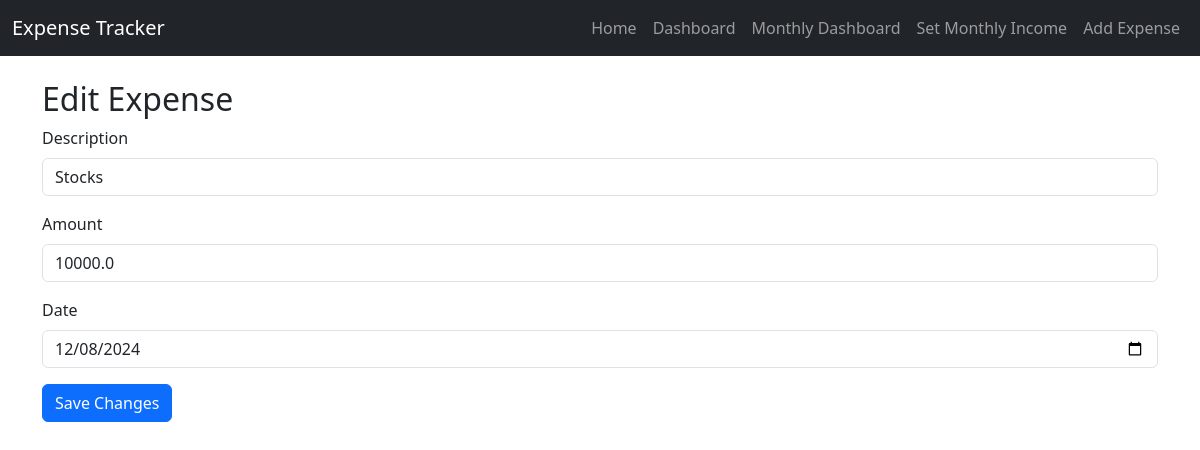
Page /edit/4 on the earlier database version.
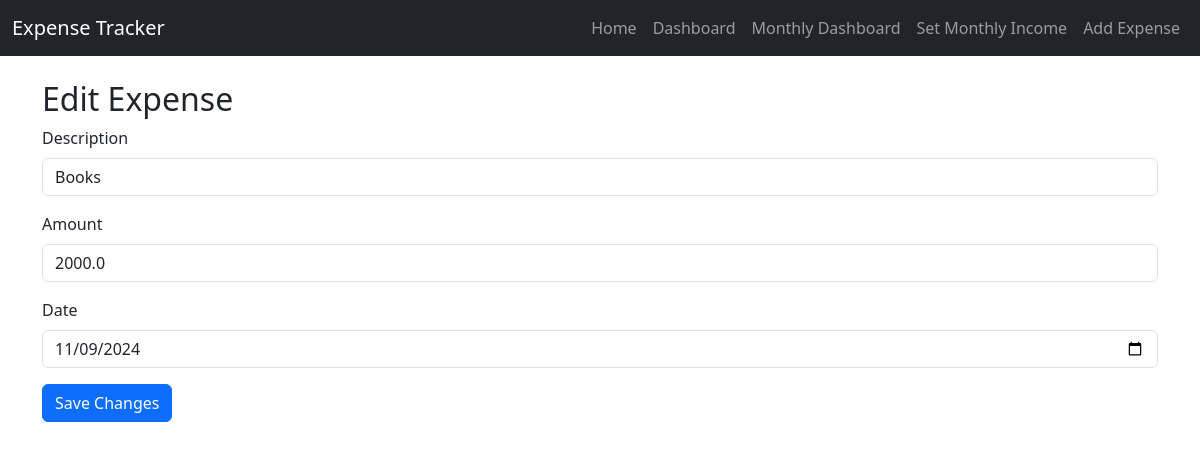
Same page on the later database version.
### application/models.py (models this page shows, shortened)
class IncomeExpenses(db.Model):
    id = db.Column(db.Integer, primary_key=True)
    description = db.Column(db.String(100), nullable=False)
    amount = db.Column(db.Float, nullable=False)
    date = db.Column(db.Date, default=datetime.utcnow)

### application/routes.py (the view, shortened to what this page needs)
@app.route('/edit/<int:id>', methods=['GET', 'POST'])
def edit_expense(id):
    expense = IncomeExpenses.query.get_or_404(id)
    return render_template('edit_expense.html', expense=expense)

### application/templates/edit_expense.html
{% extends 'layout.html' %}
{% block content %}
    <h2>Edit Expense</h2>
    <form method="POST">
        <div class="mb-3">
            <label for="description" class="form-label">Description</label>
            <input type="text" class="form-control" id="description" name="description" value="{{ expense.description }}" required>
        </div>
        <div class="mb-3">
            <label for="amount" class="form-label">Amount</label>
            <input type="number" class="form-control" id="amount" name="amount" value="{{ expense.amount }}" step="0.01" required>
        </div>
        <div class="mb-3">
            <label for="date" class="form-label">Date</label>
            <input type="date" class="form-control" id="date" name="date" value="{{ expense.date }}" required>
        </div>
        <button type="submit" class="btn btn-primary">Save Changes</button>
    </form>
{% endblock %}

### application/templates/layout.html (shortened to what this page needs)
<!DOCTYPE html>
<html lang="en">
<head>
    <link rel="stylesheet" href="https://cdn.jsdelivr.net/npm/bootstrap@5.3.0-alpha1/dist/css/bootstrap.min.css">
</head>
<body>
    <nav class="navbar navbar-expand-lg navbar-dark bg-dark">
        <div class="container-fluid">
            <a class="navbar-brand" href="/">Expense Tracker</a>
            <div class="collapse navbar-collapse" id="navbarNav">
                <ul class="navbar-nav ms-auto">
                    <li class="nav-item">
                        <a class="nav-link" href="/">Home</a>
                    </li>
                    <li class="nav-item">
                        <a class="nav-link" href="/dashboard">Dashboard</a>
                    </li>
                    <li class="nav-item">
                        <a class="nav-link" href="/monthly_dashboard">Monthly Dashboard</a>
                    </li>
                    <li class="nav-item">
                        <a class="nav-link" href="{{ url_for('set_income') }}">Set Monthly Income</a>
                    </li>
                    <li class="nav-item">
                        <a class="nav-link" href="/add">Add Expense</a>
                    </li>
                </ul>
            </div>
        </div>
    </nav>
    <div class="container mt-4">
        {% block content %}
        {% endblock %}
    </div>
</body>
</html>

Differences in the rows shown:
changed IncomeExpenses: description "Stocks" → "Books"; amount "10000.0" → "2000.0"; date "12/08/2024" → "11/09/2024"
